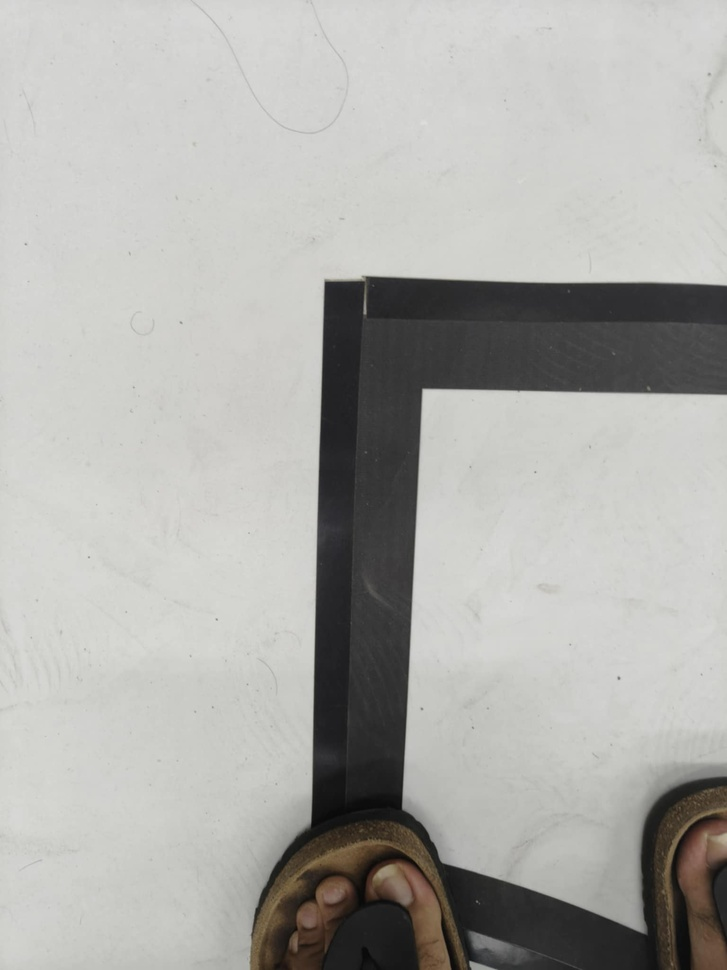
#> input picture i.jpg, 727 x 970 px, shrunk from 1536 x 2048 before the run
$ python corner_detec.py
#> lines starting #> are read from the running program, lines starting #| are printed output that depends on the picture; after the words box and inside, x2 and y2 are one past the last pixel; in counts of white or black regions, pixels touching at a corner belong together
import cv2
import numpy as np

# Load the image
img = cv2.imread('i.jpg')  # Replace with your image path
#> img is the input picture: shape (970, 727, 3); mean B, G, R 170.9, 174.7, 175

# Check if image loaded successfully
if img is None:
    print("Error: Could not load image. Check the file path and format.")
else:
    # Convert to grayscale
    gray = cv2.cvtColor(img, cv2.COLOR_BGR2GRAY)

    # Create binary image (invert if black is foreground)
    _, binary = cv2.threshold(gray, 127, 255, cv2.THRESH_BINARY_INV)
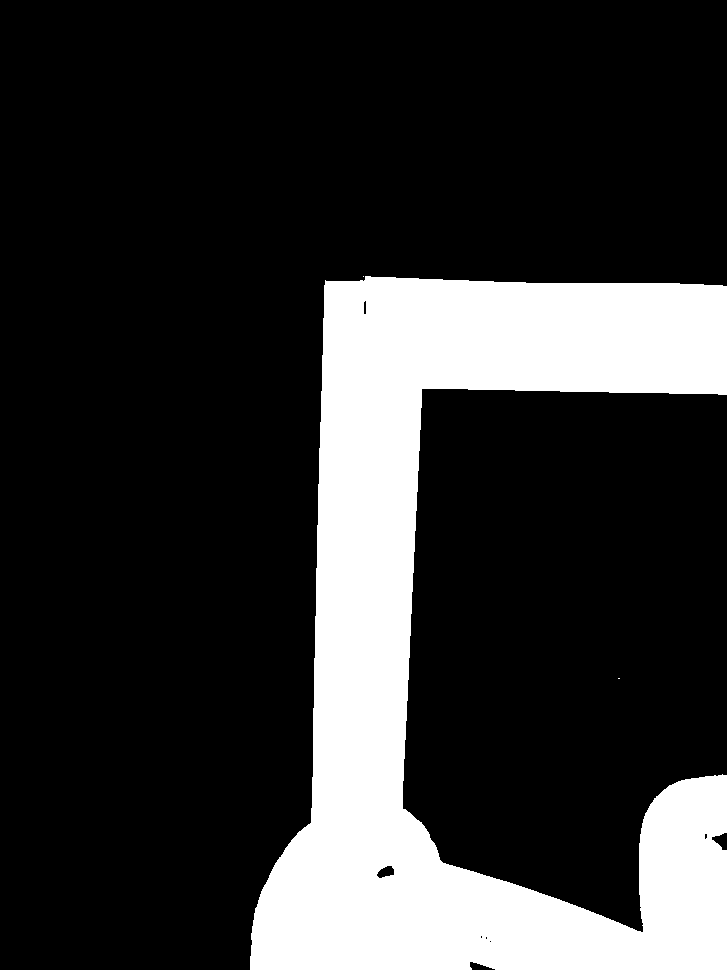
#> binary: shape (970, 727); 20.1% white; 3 white regions (2 under 20 px), largest, box (x1, y1, x2, y2) and area: (250, 276, 727, 970) 142089

    # Apply Canny edge detection to find the edges of the black line
    edges = cv2.Canny(binary, 50, 150)
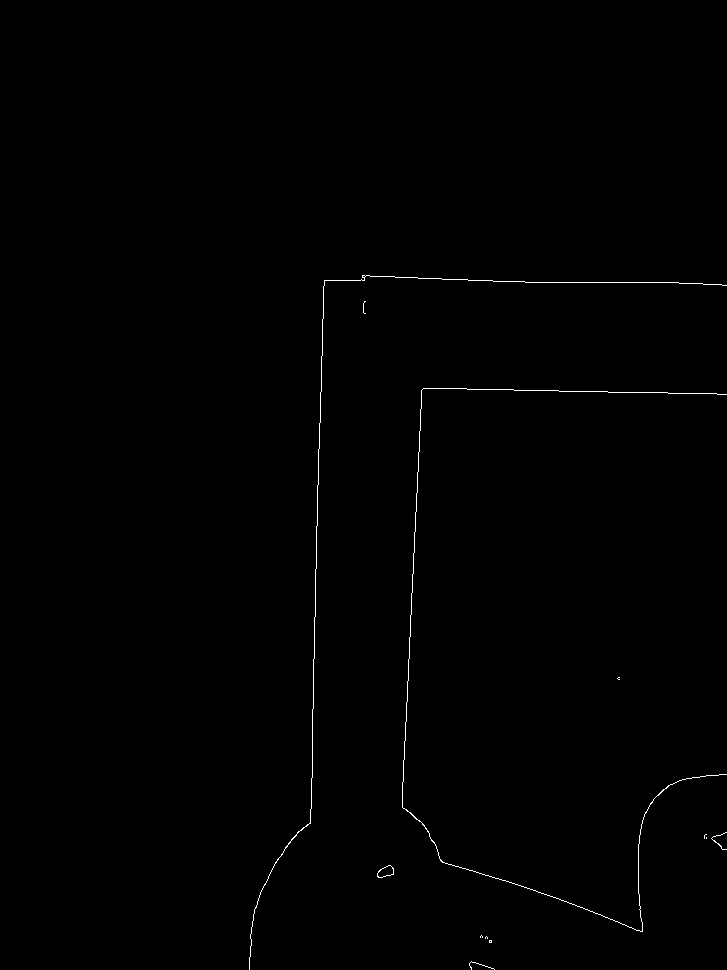
#> edges: shape (970, 727); 0.36% white in thin lines or dots, all inside (x1, y1, x2, y2) = (249, 275, 727, 970)

    # Detect corners using Shi-Tomasi method on the edges
    corners = cv2.goodFeaturesToTrack(edges, maxCorners=4, qualityLevel=0.01, minDistance=50)
#> corners = [[326, 282], [640, 930], [706, 836], [490, 941]]
    corners = np.int0(corners)

    # Draw corners on the original image
    for corner in corners:
        x, y = corner.ravel()
        cv2.circle(img, (x, y), 5, (0, 255, 0), -1)
#> this loop made 4 passes
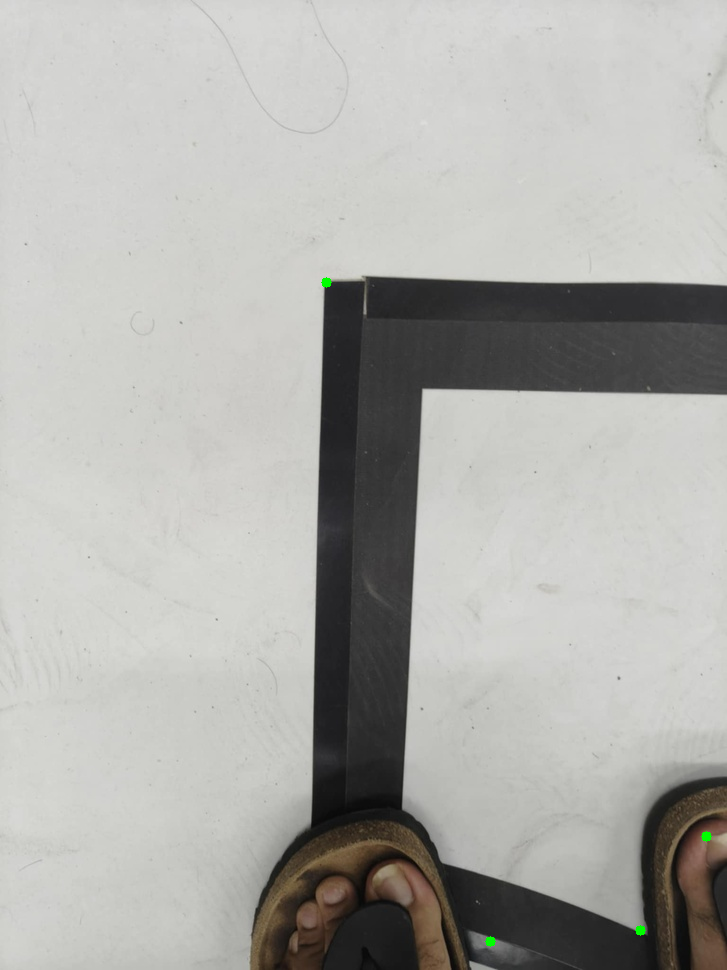
#> img: shape (970, 727, 3); 0.05% of pixels changed, all inside (x1, y1, x2, y2) = (321, 277, 712, 947)

    # Display the result
    cv2.imshow('Corners on Edge', img)
    cv2.waitKey(0)
    cv2.destroyAllWindows()

$ run again, with 2d5d9259-dc36-4dbd-b85b-d59c5f0ae8c3.jpg copied over i.jpg
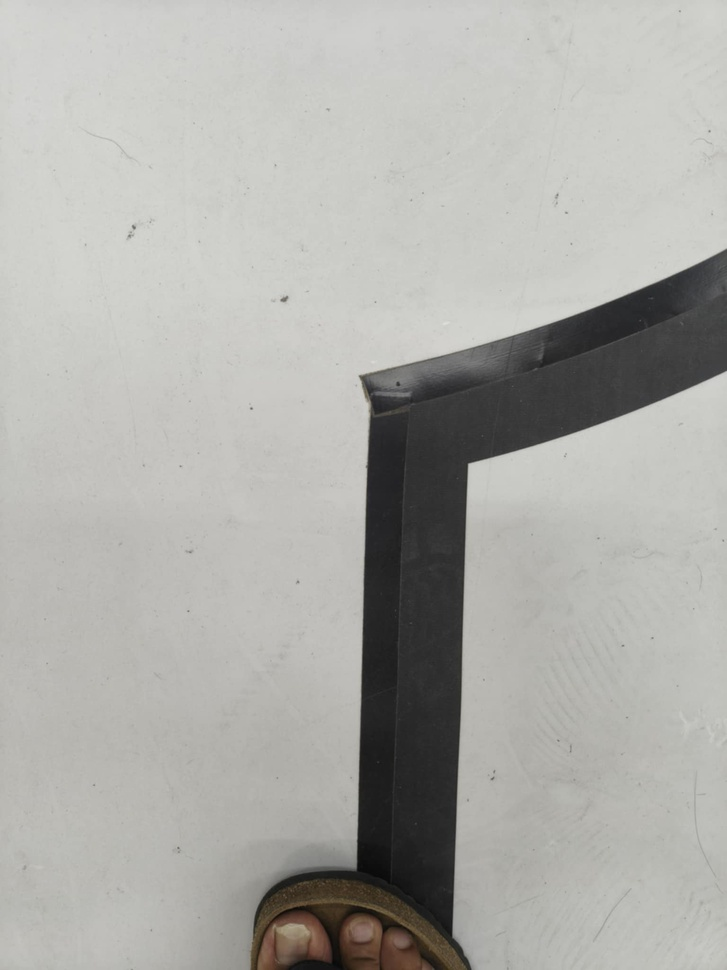
#> input picture 2d5d9259-dc36-4dbd-b85b-d59c5f0ae8c3.jpg, 727 x 970 px, shrunk from 1536 x 2048 before the run
#> img is the input picture: shape (970, 727, 3); mean B, G, R 169.2, 173.5, 173.7
#> `_, binary = cv2.threshold(gray, 127, 255, cv2.THRESH_BINARY_INV)`:
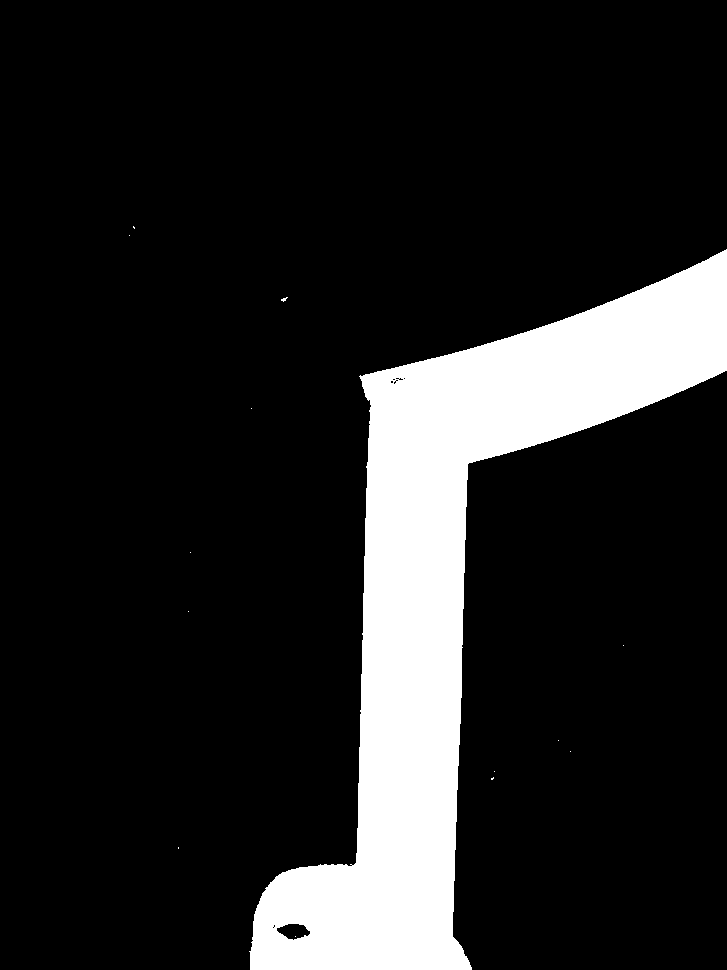
#> binary: shape (970, 727); 14.4% white; 14 white regions (13 under 20 px), largest, box (x1, y1, x2, y2) and area: (249, 249, 727, 970) 101354
#> edges: shape (970, 727); 0.29% white in thin lines or dots, all inside (x1, y1, x2, y2) = (128, 226, 727, 970)
#> corners = [[360, 377], [132, 226], [492, 777], [294, 936]]
#> the loop `for corner in corners:` made 4 passes
#> after the loop `for corner in corners:`:
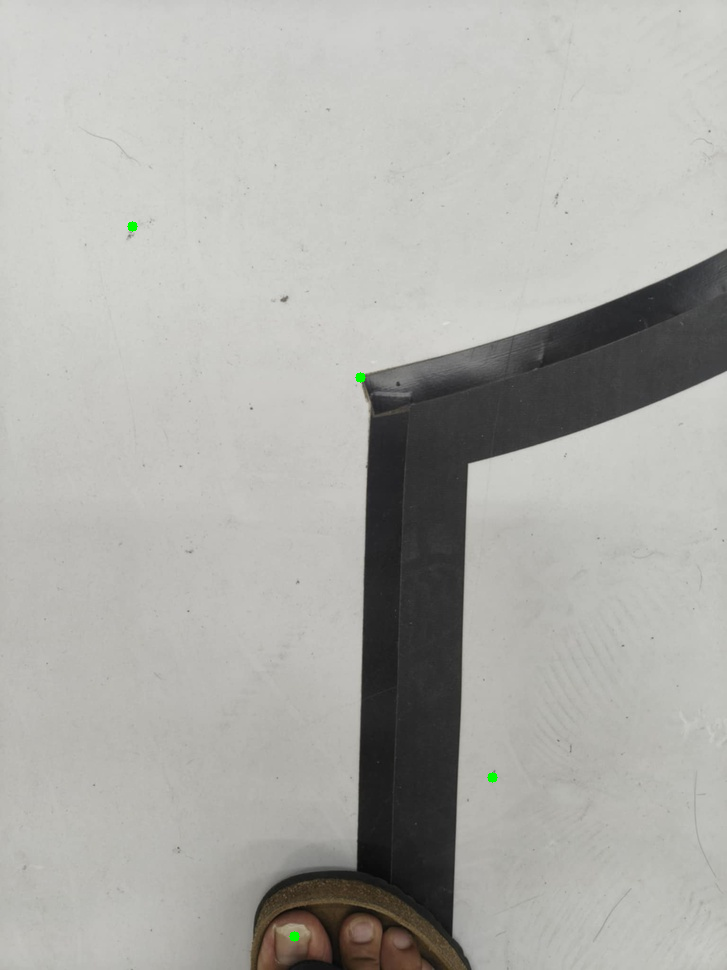
#> img: shape (970, 727, 3); 0.05% of pixels changed, all inside (x1, y1, x2, y2) = (127, 221, 498, 942)
